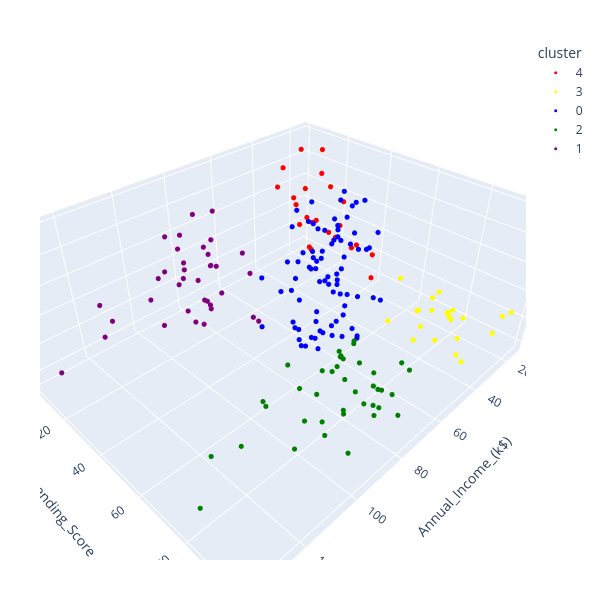

Notebook code cell kept with this figure:
### Code cell
# plot the five clusters in 3D space in each cluster, sorted by number of observations
df['cluster'].value_counts()
three_dim_clusters_fig = px.scatter_3d(
    df,
    x="Annual_Income_(k$)",
    y="Spending_Score",
    z="Age",
    color="cluster",
    height=600, width=600,
    color_discrete_map={0: "blue", 1:"purple", 2:"green", 3:"yellow", 4:"red"},
).update_layout(margin=dict(t=40, l=40, r=40, b=40))

three_dim_clusters_fig.update_traces(marker_size = 3)

three_dim_clusters_fig.show()

# save to file, use everywhere with a browser
#three_dim_clusters_fig.write_html("three_dim_customers.html")

### Figure 1 — Plotly figure (JSON) as saved in the notebook; plotly's stock layout.template omitted (floating-point values rounded to 4 significant figures)
{"data": [{"hovertemplate": "cluster=4<br>Annual_Income_(k$)=%{x}<br>Spending_Score=%{y}<br>Age=%{z}<extra></extra>", "legendgroup": "4", "marker": {"color": "red", "size": 3, "symbol": "circle"}, "mode": "markers", "name": "4", "scene": "scene", "showlegend": true, "type": "scatter3d", "x": [15, 16, 17, 18, 19, 19, 20, 20, 21, 23, 24, 25, 28, 28, 29, 30, 33, 33, 34, 37, 38, 39, 39], "y": [39, 6, 40, 6, 3, 14, 15, 13, 35, 29, 35, 5, 14, 32, 31, 4, 4, 14, 17, 26, 35, 36, 28], "z": [19, 20, 31, 35, 64, 67, 58, 37, 35, 52, 35, 46, 54, 45, 40, 60, 53, 49, 42, 36, 65, 48, 49]}, {"hovertemplate": "cluster=3<br>Annual_Income_(k$)=%{x}<br>Spending_Score=%{y}<br>Age=%{z}<extra></extra>", "legendgroup": "3", "marker": {"color": "yellow", "size": 3, "symbol": "circle"}, "mode": "markers", "name": "3", "scene": "scene", "showlegend": true, "type": "scatter3d", "x": [15, 16, 17, 18, 19, 19, 20, 20, 21, 23, 24, 25, 28, 28, 29, 30, 33, 33, 34, 37, 38, 39], "y": [81, 77, 76, 94, 72, 99, 77, 79, 66, 98, 73, 73, 82, 61, 87, 73, 92, 81, 73, 75, 92, 65], "z": [21, 23, 22, 23, 30, 35, 24, 22, 20, 35, 25, 31, 29, 35, 23, 21, 18, 21, 30, 20, 24, 24]}, {"hovertemplate": "cluster=0<br>Annual_Income_(k$)=%{x}<br>Spending_Score=%{y}<br>Age=%{z}<extra></extra>", "legendgroup": "0", "marker": {"color": "blue", "size": 3, "symbol": "circle"}, "mode": "markers", "name": "0", "scene": "scene", "showlegend": true, "type": "scatter3d", "x": [39, 40, 40, 40, 40, 42, 42, 43, 43, 43, 43, 44, 44, 46, 46, 46, 46, 47, 47, 48, 48, 48, 48, 48, 48, 49, 49, 50, 50, 54, 54, 54, 54, 54, 54, 54, 54, 54, 54, 54, 54, 57, 57, 58, 58, 59, 59, 60, 60, 60, 60, 60, 60, 61, 61, 62, 62, 62, 62, 62, 62, 63, 63, 63, 63, 63, 63, 64, 64, 65, 65, 65, 65, 67, 67, 67, 67, 69, 71, 76], "y": [61, 55, 47, 42, 42, 52, 60, 54, 60, 45, 41, 50, 46, 51, 46, 56, 55, 52, 59, 51, 59, 50, 48, 59, 47, 55, 42, 49, 56, 47, 54, 53, 48, 52, 42, 51, 55, 41, 44, 57, 46, 58, 55, 60, 46, 55, 41, 49, 40, 42, 52, 47, 50, 42, 49, 41, 48, 59, 55, 56, 42, 50, 46, 43, 48, 52, 54, 42, 46, 48, 50, 43, 59, 43, 57, 56, 40, 58, 35, 40], "z": [31, 50, 27, 29, 31, 49, 33, 31, 59, 50, 47, 51, 69, 27, 53, 70, 19, 67, 54, 63, 18, 43, 68, 19, 32, 70, 47, 60, 60, 59, 26, 45, 40, 23, 49, 57, 38, 67, 46, 21, 48, 55, 22, 34, 50, 68, 18, 48, 40, 32, 24, 47, 27, 48, 20, 23, 49, 67, 26, 49, 21, 66, 54, 68, 66, 65, 19, 38, 19, 18, 19, 63, 49, 51, 50, 27, 38, 40, 43, 28]}, {"hovertemplate": "cluster=2<br>Annual_Income_(k$)=%{x}<br>Spending_Score=%{y}<br>Age=%{z}<extra></extra>", "legendgroup": "2", "marker": {"color": "green", "size": 3, "symbol": "circle"}, "mode": "markers", "name": "2", "scene": "scene", "showlegend": true, "type": "scatter3d", "x": [69, 70, 71, 71, 71, 72, 73, 73, 74, 75, 76, 77, 77, 78, 78, 78, 78, 78, 78, 79, 81, 85, 86, 87, 87, 87, 88, 88, 93, 97, 98, 99, 101, 103, 103, 113, 120, 126, 137], "y": [91, 77, 95, 75, 75, 71, 88, 73, 72, 93, 87, 97, 74, 90, 88, 76, 89, 78, 73, 83, 93, 75, 95, 63, 75, 92, 86, 69, 90, 86, 88, 97, 68, 85, 69, 91, 79, 74, 83], "z": [39, 31, 40, 38, 39, 31, 29, 32, 35, 32, 32, 28, 32, 34, 39, 38, 27, 30, 30, 29, 31, 36, 33, 32, 28, 36, 30, 27, 35, 32, 29, 30, 28, 36, 32, 38, 35, 32, 30]}, {"hovertemplate": "cluster=1<br>Annual_Income_(k$)=%{x}<br>Spending_Score=%{y}<br>Age=%{z}<extra></extra>", "legendgroup": "1", "marker": {"color": "purple", "size": 3, "symbol": "circle"}, "mode": "markers", "name": "1", "scene": "scene", "showlegend": true, "type": "scatter3d", "x": [70, 71, 71, 72, 73, 73, 74, 75, 77, 77, 78, 78, 78, 78, 78, 78, 79, 81, 85, 86, 87, 87, 87, 88, 88, 93, 97, 98, 99, 101, 103, 103, 113, 120, 126, 137], "y": [29, 11, 9, 34, 5, 7, 10, 5, 12, 36, 22, 17, 20, 16, 1, 1, 35, 5, 26, 20, 27, 13, 10, 13, 15, 14, 32, 15, 39, 24, 17, 23, 8, 16, 28, 18], "z": [23, 59, 47, 25, 20, 44, 19, 57, 25, 48, 34, 43, 44, 47, 37, 34, 56, 19, 50, 42, 36, 40, 36, 52, 58, 59, 37, 46, 41, 54, 41, 34, 33, 47, 45, 32]}], "layout": {"height": 600, "legend": {"title": {"text": "cluster"}, "tracegroupgap": 0}, "margin": {"b": 40, "l": 40, "r": 40, "t": 40}, "scene": {"domain": {"x": [0, 1], "y": [0, 1]}, "xaxis": {"title": {"text": "Annual_Income_(k$)"}}, "yaxis": {"title": {"text": "Spending_Score"}}, "zaxis": {"title": {"text": "Age"}}}, "width": 600}}
